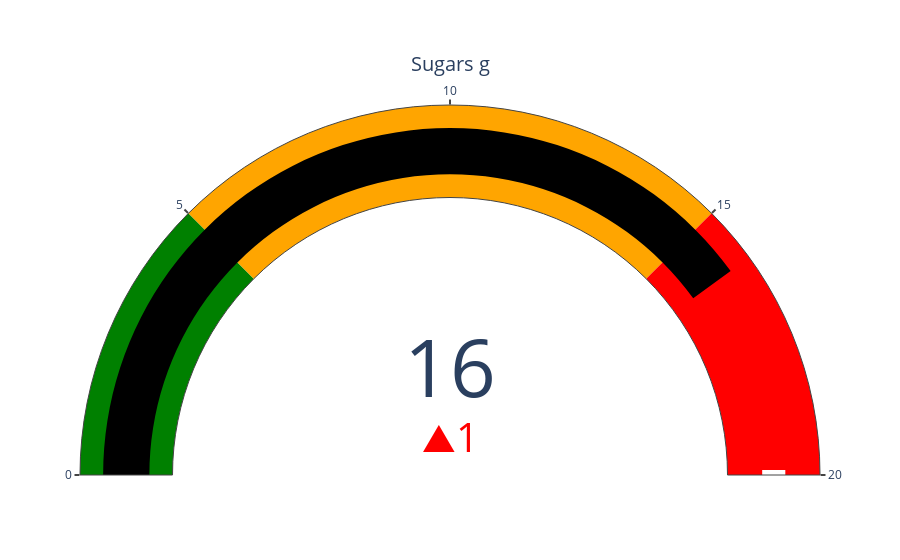

The code cell stored with this chart in its notebook:
### Code cell
import plotly.graph_objects as go

fig = go.Figure(go.Indicator(
    mode = "gauge+number+delta",
    value = 16,
    domain = {'x': [0, 1], 'y': [0, 1]},
    title = {'text': "Sugars g", 'font': {'size': 20}},
    delta = {'reference': 0, 'decreasing': {'color': "green"}
            ,'reference': 15, 'increasing': {'color': "red"}},
    gauge = {
        'axis': {'range': [None, 20], 'tickwidth': 2},
        'bar': {'color': "black"},
        #'bgcolor': "white",
#         'borderwidth': 1,
        #'bordercolor': "gray",
        'steps': [
            {'range': [0, 5], 'color': 'green'},
            {'range': [5, 15], 'color': 'orange'},
            {'range': [15, 20], 'color': 'red'}],
       'threshold': {
            'line': {'color': "white", 'width': 10},
            'thickness': 0.25,
             'value': 20}}))

fig.show()

### Figure 1 — Plotly figure (JSON) as saved in the notebook; plotly's stock layout.template omitted (floating-point values rounded to 4 significant figures)
{"data": [{"delta": {"decreasing": {"color": "green"}, "increasing": {"color": "red"}, "reference": 15}, "domain": {"x": [0, 1], "y": [0, 1]}, "gauge": {"axis": {"range": [null, 20], "tickwidth": 2}, "bar": {"color": "black"}, "steps": [{"color": "green", "range": [0, 5]}, {"color": "orange", "range": [5, 15]}, {"color": "red", "range": [15, 20]}], "threshold": {"line": {"color": "white", "width": 10}, "thickness": 0.25, "value": 20}}, "mode": "gauge+number+delta", "title": {"font": {"size": 20}, "text": "Sugars g"}, "type": "indicator", "value": 16}], "layout": {}}
